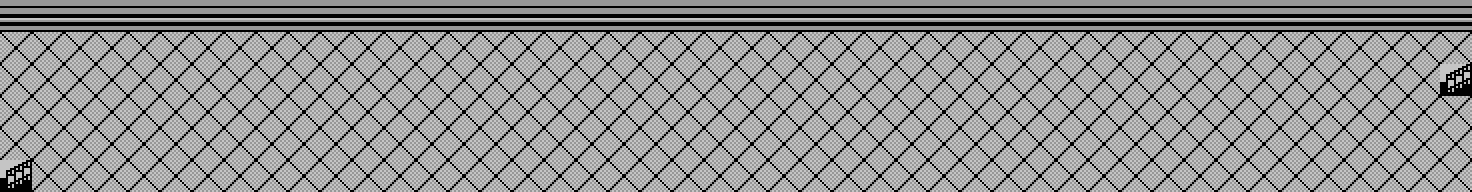

The image is a tile-based game level rendered from a .tmx file. Its description and complete source (layers, tilesets, objects, tile grids) follow:
An orthogonal 46x6 tile map with 32x32 px tiles, 1 tile layer (Tile Layer 1) and 10 objects (4x Border, 2x Hidden, EastEntrance, WestEntrance, ESpawn, ...).

<map version="1.10" tiledversion="1.10.1" orientation="orthogonal" renderorder="right-down" width="46" height="6" tilewidth="32" tileheight="32" infinite="0" nextlayerid="3" nextobjectid="11">
 <tileset firstgid="1" source="Tileset/Tiles/Tiles.tsx" />
 <layer id="1" name="Tile Layer 1" width="46" height="6">
  <data encoding="csv">
889,889,889,889,889,889,889,889,889,889,889,889,889,889,889,889,889,889,889,889,889,889,889,889,889,889,889,889,889,889,889,889,889,889,889,889,889,889,889,889,889,889,889,889,889,889,
897,897,897,897,897,897,897,897,897,897,897,897,897,897,897,897,897,897,897,897,897,897,897,897,897,897,897,897,897,897,897,897,897,897,897,897,897,897,897,897,897,897,897,897,897,897,
897,897,897,897,897,897,897,897,897,897,897,897,897,897,897,897,897,897,897,897,897,897,897,897,897,897,897,897,897,897,897,897,897,897,897,897,897,897,897,897,897,897,897,897,897,898,
897,897,897,897,897,897,897,897,897,897,897,897,897,897,897,897,897,897,897,897,897,897,897,897,897,897,897,897,897,897,897,897,897,897,897,897,897,897,897,897,897,897,897,897,897,897,
897,897,897,897,897,897,897,897,897,897,897,897,897,897,897,897,897,897,897,897,897,897,897,897,897,897,897,897,897,897,897,897,897,897,897,897,897,897,897,897,897,897,897,897,897,897,
898,897,897,897,897,897,897,897,897,897,897,897,897,897,897,897,897,897,897,897,897,897,897,897,897,897,897,897,897,897,897,897,897,897,897,897,897,897,897,897,897,897,897,897,897,897
</data>
 </layer>
 <objectgroup id="2" name="Object Layer 1">
  <object id="1" name="EastEntrance" x="1450.03" y="65.3035" width="19.2942" height="26.7151">
   <properties>
    <property name="Destination" value="UnderGroundE Entrance" />
   </properties>
  </object>
  <object id="8" name="WestEntrance" x="16.3216" y="158.806" width="19.2942" height="26.7151">
   <properties>
    <property name="Destination" value="UnderGroundW Entrance" />
   </properties>
  </object>
  <object id="2" name="Border" x="2.54848" y="193.684" width="1465.37" height="8.91967" />
  <object id="3" name="Border" x="1.27424" y="1.27424" width="1470.47" height="19.1136" />
  <object id="4" name="Border" x="1473.02" y="21.662" width="11.4681" height="173.296" />
  <object id="5" name="Border" x="-8.91967" y="22.9363" width="11.4681" height="173.296" />
  <object id="6" name="ESpawn" x="1414.4" y="85.374">
   <point />
  </object>
  <object id="7" name="WSpawn" x="84.5835" y="162.551">
   <point />
  </object>
  <object id="9" name="Hidden" x="657.487" y="152.87" width="47.4934" height="34.1359">
   <properties>
    <property name="Item" value="Elixir" />
   </properties>
  </object>
  <object id="10" name="Hidden" x="338.391" y="68.2718" width="47.4934" height="34.1359">
   <properties>
    <property name="Item" value="Nugget" />
   </properties>
  </object>
 </objectgroup>
</map>
